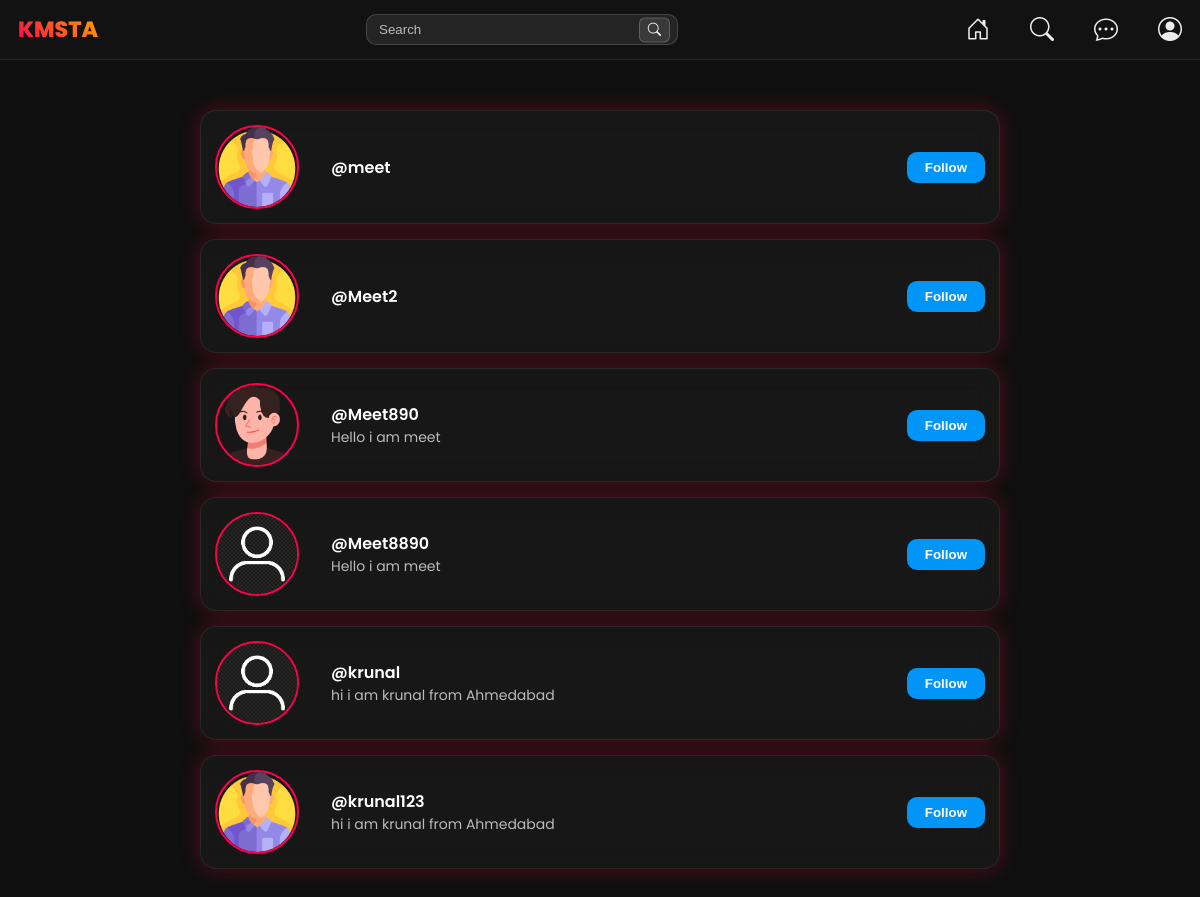
The app's page /user/logged/search.php with its own data.
### tables this page shows
CREATE TABLE IF NOT EXISTS `accounts` (
  `acc_id` int NOT NULL AUTO_INCREMENT,
  `user_id` int NOT NULL,
  `acc_profile_photo` varchar(200) DEFAULT NULL,
  `acc_bio` varchar(200) DEFAULT NULL,
  `acc_username` varchar(200) NOT NULL,
  `acc_password` varchar(200) NOT NULL,
  PRIMARY KEY (`acc_id`),
  UNIQUE KEY `acc_username` (`acc_username`),
  KEY `user_id` (`user_id`)
);

### user/logged/search.php (the view, shortened to what this page needs)
<?php
include "conn.php";
$acc_id = $_SESSION['acc_id'];
$query = "";
$users = [];
if ($_GET['query'] == "") {
    $query = mysqli_real_escape_string($conn, $_GET['query']);
    $sql = "SELECT * FROM accounts ";
    $users = mysqli_query($conn, $sql);
} elseif (isset($_GET['query'])) {
    $query = mysqli_real_escape_string($conn, $_GET['query']);
    $sql = "SELECT * FROM accounts
            WHERE acc_username LIKE '%$query%'
            OR acc_bio LIKE '%$query%'";
    $users = mysqli_query($conn, $sql);
}
?>
<!DOCTYPE html>
<html lang="en">
<head>
</head>
<body>
    <?php include "navbar.php"; ?>
    <div class="search-box">
        <div class="user-grid">
            <?php
            if ($query == "" || mysqli_num_rows($users) > 0) {
                while ($u = mysqli_fetch_assoc($users)) {
                    $checkFollow = mysqli_query(
                        $conn,
                        "SELECT * FROM followers
                                WHERE follower_id='$acc_id'
                                AND following_id='{$u['acc_id']}'"
                    );
                    $isFollowing = mysqli_num_rows($checkFollow) > 0;
                    ?>
                    <a href="user_profile.php?searchUserId=<?php echo $u['acc_id'] ?>">
                        <div class="user-card">
                            <div class="user-content">
                                <img src="uploads/<?php echo ($u['acc_profile_photo'] ?? 'default2.png'); ?>" class="user-img">
                                <div class="user-info">
                                    <div class="user-name">@<?php echo $u['acc_username']; ?></div>
                                    <div class="user-username"><?php echo $u['acc_bio']; ?></div>
                                </div>
                            </div>
                            <?php if ($isFollowing): ?>
                                <form method="post">
                                    <input type="hidden" name="follow_id" value="<?php echo $u['acc_id']; ?>">
                                    <button name="unfollow_btn" class="following-btn">Following</button>
                                </form>
                            <?php else: ?>
                                <form method="post">
                                    <button name="follow_btn" class="follow-btn">Follow</button>
                                </form>
                            <?php endif; ?>
                        </div>
                    </a>
                <?php }
            } else {
                echo "<p style='color:#bbb;'>No users found.</p>";
            }
            ?>
        </div>
    </div>
</body>
</html>

### user/logged/search.php (style rules this page uses)
body { margin: 0; background: #0f0f0f; font-family: "Poppins", sans-serif; color: white; }
.search-box { max-width: 800px; margin: 40px auto; padding: 10px; }
a:link, a:visited, a:hover, a:active { color: inherit; text-decoration: none; }
.user-grid { display: flex; flex-direction: column; gap: 15px; }
.user-card { display: flex; align-items: center; background: rgba(25, 25, 25, 0.8); border: 1px solid rgba(255, 255, 255, 0.08); border-radius: 20px; border: 1px solid rgba(255, 255, 255, 0.1); backdrop-filter: blur(12px); box-shadow: 0 0 20px rgba(255, 0, 76, 0.3); border-radius: 16px; overflow: hidden; padding: 14px; transition: 0.3s; }
.user-img { width: 80px; height: 80px; border-radius: 50%; object-fit: cover; margin-right: 16px; border: 2px solid #ff004c; }
.user-info { display: flex; flex-direction: column; }
.user-name { color: #fff; font-weight: 600; font-size: 16px; }
.user-username { color: #bbb; font-size: 14px; }
.user-card { display: flex; align-items: center; justify-content: space-between; background: rgba(25, 25, 25, 0.8); padding: 14px; border-radius: 16px; border: 1px solid rgba(255, 255, 255, 0.08); }
.user-content { display: flex; align-items: center; gap: 16px; }
.user-img { width: 80px; height: 80px; border-radius: 50%; border: 2px solid #ff004c; object-fit: cover; }
.follow-btn { background: #0095f6; color: white; padding: 8px 18px; font-weight: 600; border: none; border-radius: 10px; cursor: pointer; }

### records on screen
accounts: acc_username "meet"
accounts: acc_username "Meet2"
accounts: acc_profile_photo (picture), acc_username "Meet890", acc_bio "Hello i am meet"
accounts: acc_profile_photo (picture), acc_username "Meet8890", acc_bio "Hello i am meet"
accounts: acc_profile_photo (picture), acc_username "krunal", acc_bio "hi i am krunal from Ahmedabad"
accounts: acc_username "krunal123", acc_bio "hi i am krunal from Ahmedabad"
